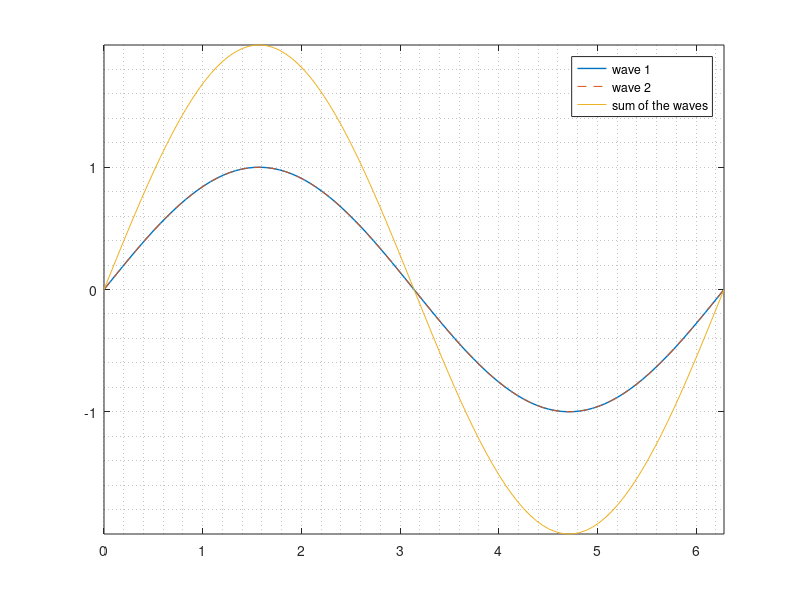
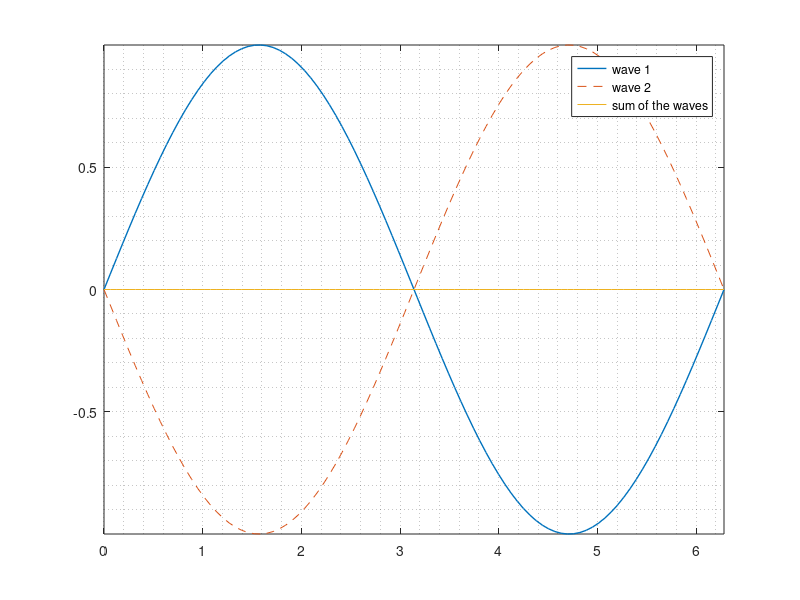
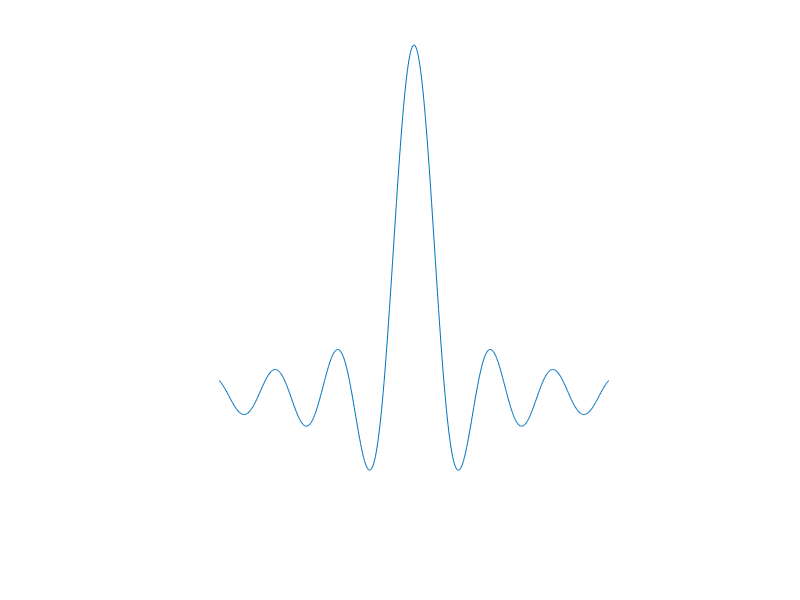

Recreate these plots in MATLAB, in order.
% constructive and destructive interfeerence
x = linspace(0,2*pi,100);
figure
plot(x,sin(x),'linewidth',1)
hold on
plot(x,sin(x),'linestyle','--')
plot(x,sin(x)+sin(x))
legend('wave 1','wave 2','sum of the waves')
axis tight
grid minor

figure
plot(x,sin(x),'linewidth',1)
hold on
plot(x,sin(x+pi),'linestyle','--')
plot(x,sin(x)+sin(pi+x))
legend('wave 1','wave 2','sum of the waves')
axis tight
grid minor

% Arbitrary sinc function
figure
X = linspace(-2*pi, 2*pi, 500);
plot(X,sinc(X))
axis off